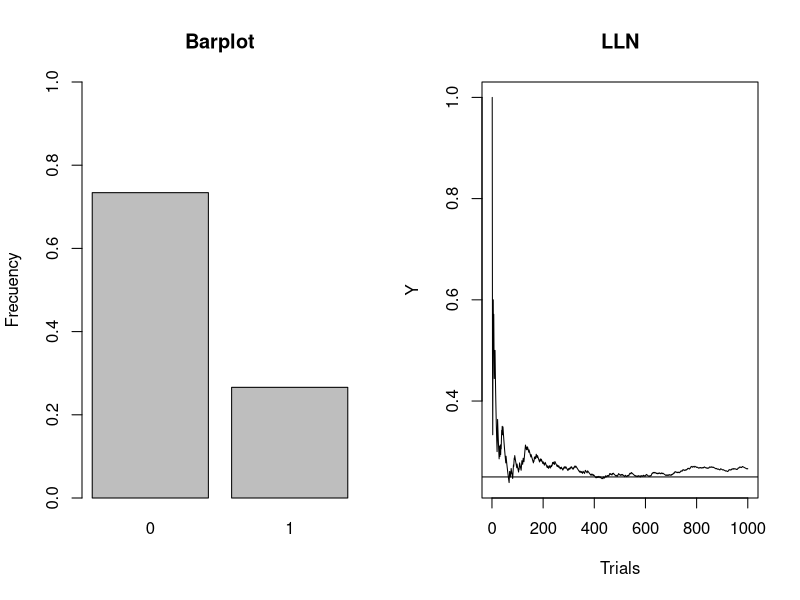

Recreate this plot in R.
## ---- chunk 1
knitr::opts_chunk$set(echo = TRUE)
## ---- chunk 2
N <- 1000 # Number of realizations
p <- 0.25 # Parameter of the Bernouilli distribution
x <- rbinom(N, 1, p) # Binomial ~ Bin(n=1, p) == Bernouilli ~ Ber(p) 

par(mfrow = c(1, 2))
barplot(table(x)/N, ylim = c(0,1), ylab='Frecuency', main = 'Barplot')
plot(cumsum(x)/c(1:N), type = 'l', ylab = 'Y', xlab = 'Trials', main = 'LLN')
abline(h = p)

summary(x)
